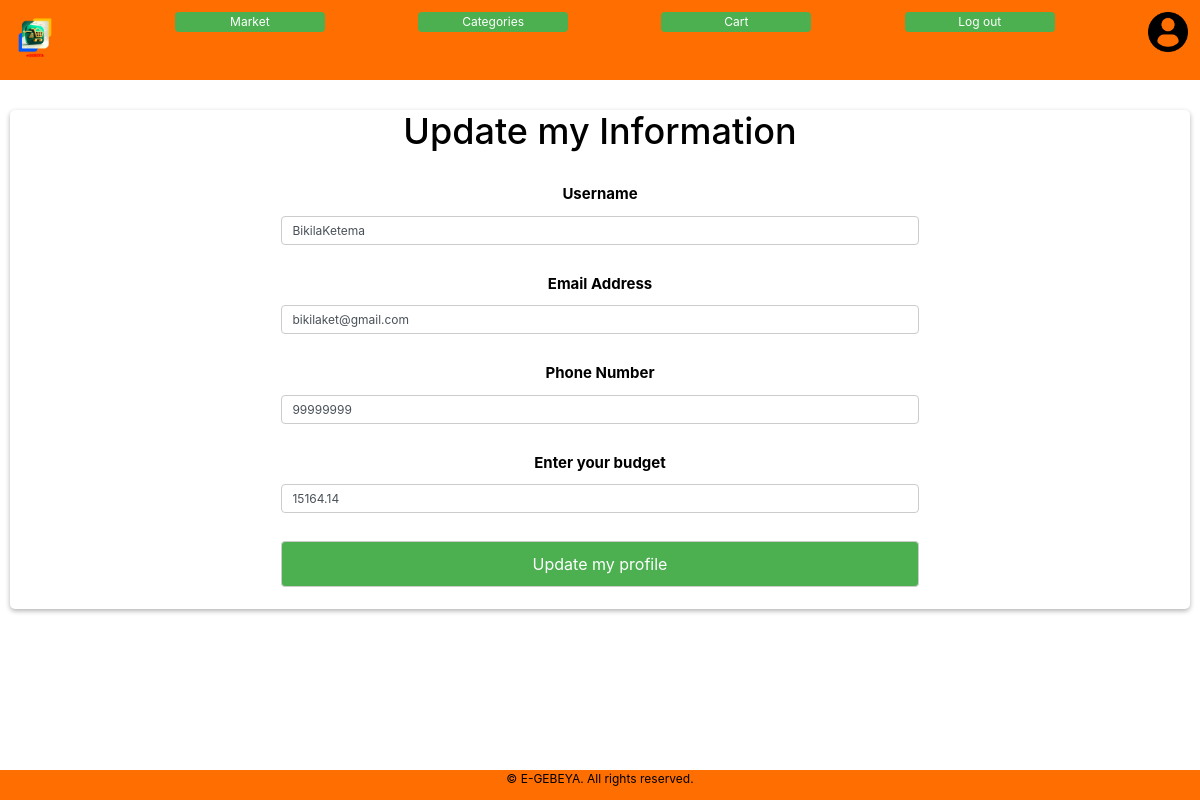
/update (signed in), run on an earlier commit of the app's database.
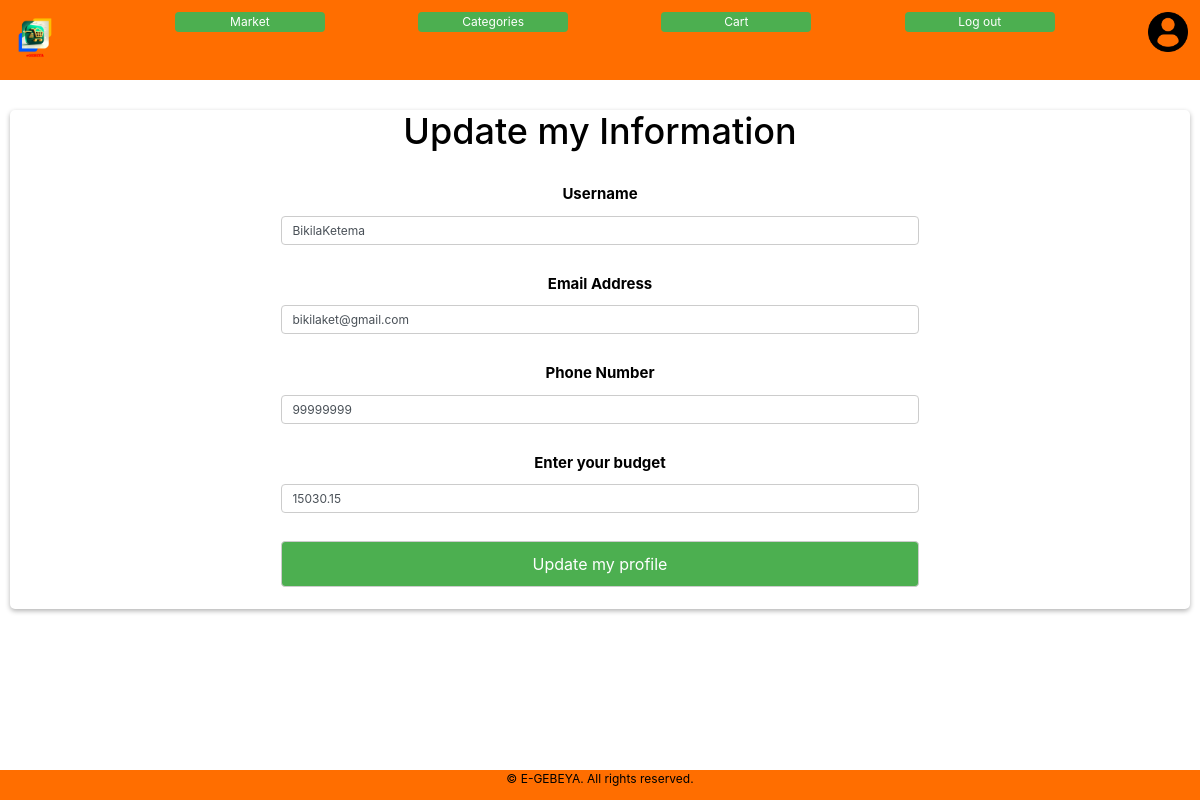
And on a later commit of the database.
### packages/models.py (models this page shows, shortened)
class User(db.Model, UserMixin):
    id = db.Column(db.Integer(), primary_key=True)
    username = db.Column(db.String(length=20), nullable=False, unique=True)
    email = db.Column(db.String(length=20), nullable=False, unique=True)
    phone = db.Column(db.String(), nullable=False, unique=True)
    budget = db.Column(db.Integer(), nullable=False, default=1000)
    dob = db.Column(db.Date())
    password_hash = db.Column(db.String(length=20), nullable=False)
    @property
    def password(self):
        return self.password

### packages/routes.py (the view, shortened to what this page needs)
@app.route('/update', methods=['GET', 'POST'])
@login_required  # Requires the user to be logged in to access this route
def update_info():
    update_info = UpdateInfoForm()
    if not update_info.username.data:
        update_info.username.data = current_user.username
    if not update_info.phone.data:
        update_info.phone.data = current_user.phone
    if not update_info.email.data:
        update_info.email.data = current_user.email
    if not update_info.budget.data:
        update_info.budget.data = current_user.budget
    if update_info.errors != {}:
        for error_msg in update_info.errors.values():
            flash(f'{error_msg}',category='danger')
    return render_template('update_profile.html', update_info=update_info)

### packages/forms.py (shortened to what this page needs)
class UpdateInfoForm(FlaskForm):
    edit = SubmitField(label="Update my profile")
    username = StringField(
        label="Username",
        validators=[
            DataRequired(message="Username is required."),
            Length(min=2, max=20, message="Username must be between 2 and 20 characters."),
            Regexp(r'^[A-Z][a-zA-Z]*$', message="Username must start with a capital letter and contain only letters.")
        ]
    )
    email = EmailField(label="Email Address",
                       validators=[Email(), DataRequired()])
    phone = StringField(label="Phone Number",
                        validators=[
                            DataRequired(message="The phone number field cannot be empty!"),
                            Regexp(
                                r"^(?:[1-9]\d{0,8}|9)$",
                                message="Phone number must be a number between 1-9 and 9 digits. It must be without zero"
                            )
                        ])
    budget = FloatField(label="Enter your budget", validators=[DataRequired("Please enter your budget!")])

### packages/models.py (called while the page is built)
@login_manager.user_loader
def Load_user(user_id):
    return User.query.get(int(user_id))

### packages/templates/update_profile.html (shortened to what this page needs)
{% extends 'base.html' %}
{% block css %}
<link href="{{ url_for('static', filename='base.css') }}" rel="stylesheet">
<link href="{{ url_for('static', filename='signup.css') }}" rel="stylesheet">
<link href="{{ url_for('static', filename='modal.css') }}" rel="stylesheet">
{% endblock %}
{% block content %}
<div id="signup-container">
    <h1>Update my Information</h1>
    <form method="POST" class="form-register">
        {{ update_info.username.label(class="modal-label") }}
        {{ update_info.username(class="form-control",placeholder="Enter your new Username") }}
        <br>
        {{ update_info.email.label(class="modal-label") }}
        {{ update_info.email(class="form-control",placeholder="Enter your new Email") }}
        <br>
        {{ update_info.phone.label(class="modal-label") }}
        {{ update_info.phone(class="form-control",placeholder="Enter your new Phone number - without 0") }}
        <br>
        {{ update_info.budget.label(class="modal-label") }}
        {{ update_info.budget(class="form-control",placeholder="Enter your budget in ETB") }}
        <br>
        {{ update_info.edit(class="signup-btn") }}
    </form>
</div>
{% endblock %}

What changed in the data, as far as the page shows it:
changed User "BikilaKetema": budget "15164.14" → "15030.15"
